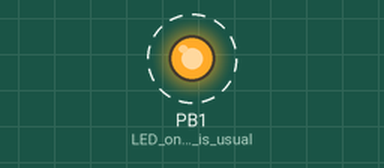
A sketch run on a simulated ATtiny85, built with avr-gcc and run on an emulated ATtiny85. Parts: output pins drawn as LEDs (lit = HIGH). Dashed ring = blinking.

Above: at 4.64 s.
Timing chart, 0 to 7.6 s (numbered marks = the images above):
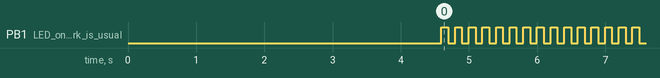

Measured:
- by itself, PB1 (LED_on_Digispark_is_usual): alternates HIGH for 0.10 s and LOW for 0.10 s

The sketch:

main.ino
```cpp
#include "DigiKeyboard.h"

void setup() {
  pinMode(1, OUTPUT); // LED on Digispark is usually on pin 1
  DigiKeyboard.delay(1000);

  // Press Win + R
  DigiKeyboard.sendKeyStroke(KEY_R, MOD_GUI_LEFT);
  DigiKeyboard.delay(500);

  // Type the command (fixed the slash direction and space)
  DigiKeyboard.print("cmd /c start https://www.ravbug.com/bsod/bsod10/");
  DigiKeyboard.delay(500);
  DigiKeyboard.sendKeyStroke(KEY_ENTER);
  DigiKeyboard.delay(2000);

  // Go to full screen
  DigiKeyboard.sendKeyStroke(KEY_F11);
  DigiKeyboard.delay(500);
}

void loop() {
  digitalWrite(1, HIGH);   // Turn LED on
  DigiKeyboard.delay(100);
  digitalWrite(1, LOW);    // Turn LED off
  DigiKeyboard.delay(100);
}
```
